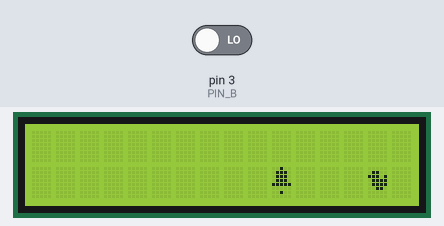
This sketch was run on a simulated Arduino Uno, built with avr-gcc and run on an emulated ATmega328P. On the bench: 16×2 character LCD. The inputs (shaded band) are chosen by the test bench; at power-on: pin 3 (PIN_B) LOW.

Above: at 1.2 s.
1.3 s: pin 3 (PIN_B) driven HIGH
At 1.42 s:
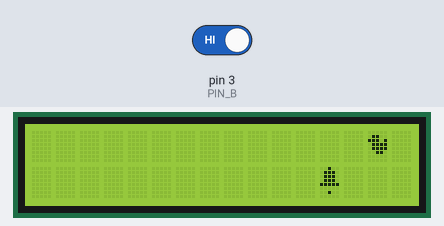
At 2.3 s:
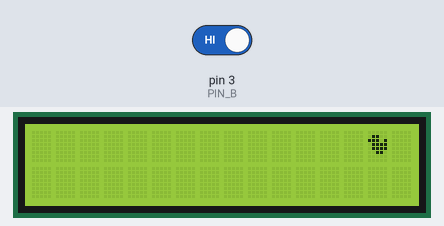
3.1 s: pin 3 (PIN_B) driven LOW
At 4.4 s:
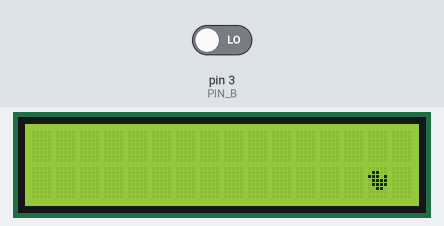
Timing chart, 0 to 6.1 s (numbered marks = the images above; inputs shaded):
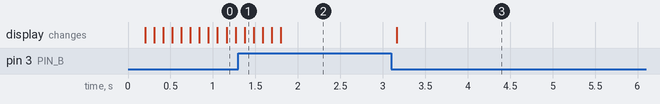

Measured:
- after the input at 3.1 s, the display: changes after 0.06 s (image 3)

The sketch:

duck-game.ino
```cpp
#include <Wire.h>
#include <LiquidCrystal_I2C.h>

#define PIN_B 3

#if defined(ARDUINO) && ARDUINO >= 100
#define printByte(args)  write(args);
#else
#define printByte(args)  print(args,BYTE);
#endif

int buttonPushed = LOW;
int numbers[2][16]
{
  {0, 0, 2, 1, 0, 0, 0, 0, 1, 0, 0, 0, 0, 0, 0, 0},
  {0, 0, 0, 0, 0, 1, 0, 2, 0, 1, 0, 0, 0, 0, 0, 0}
};
int timelast = millis();
int timeNow = millis();

int nowState = 0;
int lastState = 0;
int counter = 0;
int xCoor = 0;

uint8_t bell[8]  = {0x4, 0xe, 0xe, 0xe, 0x1f, 0x0, 0x4};
uint8_t clock[8] = {0x0, 0xe, 0x15, 0x17, 0x11, 0xe, 0x0};
uint8_t duck[8]  = {0x0, 0xc, 0x1d, 0xf, 0xf, 0x6, 0x0};
LiquidCrystal_I2C lcd(0x27, 16, 2);

void setup() {
  Serial.begin(9600);
  lcd.init();

  lcd.createChar(2, clock);
  lcd.createChar(1, bell);
  lcd.backlight();
  lcd.createChar(4, duck);
  lcd.setCursor(1, 14);
  lcd.printByte(4);
};

void loop() {

  buttonPushed = digitalRead(3);
  if (buttonPushed == HIGH) {
    lcd.clear();
    lcd.setCursor(14, 0);
    lcd.printByte(4);
  }

  if (buttonPushed == LOW) {
    lcd.clear();
    lcd.setCursor(14, 1);
    lcd.printByte(4);
  }

  if (xCoor < 16) {
    lcd.setCursor(xCoor, 1);
    lcd.printByte(1);
    xCoor++;
  }

  delay(100);
}
```
